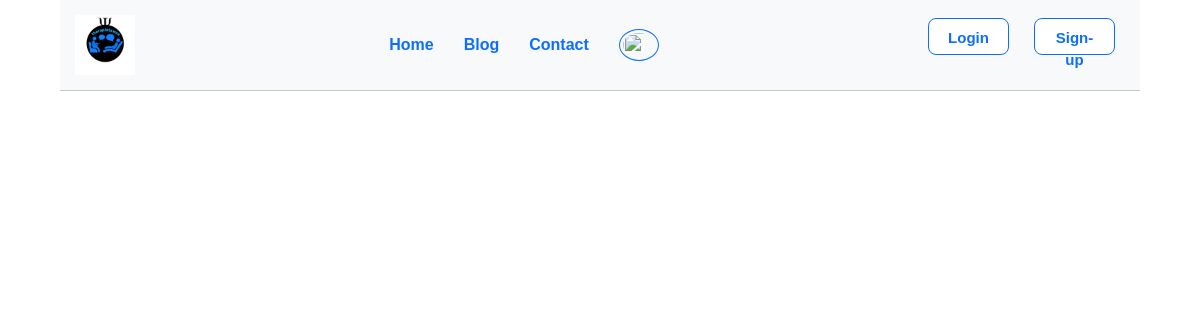
Before: /research/ with the older database file.
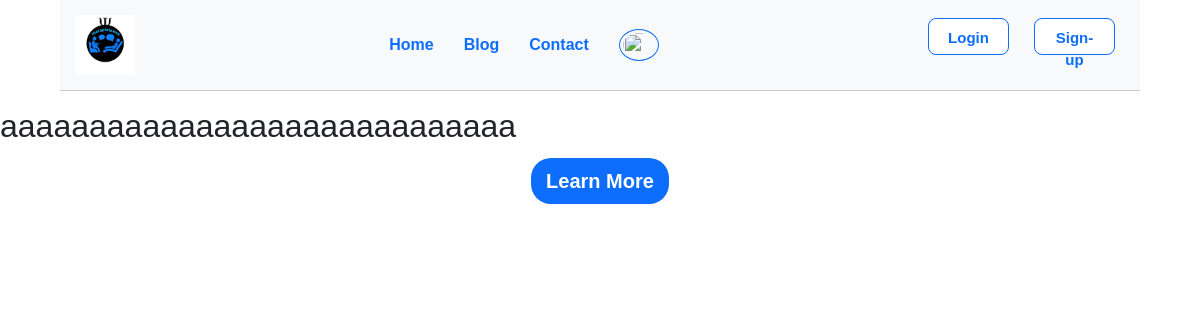
After: the same page with the newer database file.
### app2/models.py (models this page shows, shortened)
class Research(models.Model):
    reshers=models.ManyToManyField(CustomUser)
    Brief=models.TextField()
    artical=models.TextField()
    pic=models.ImageField(upload_to='research_pic')
    pdf=models.FileField(upload_to='pdf')

### app2/views.py (the view)
# urls.py: path('research/',views.research,name='research'),
def research(request):
    research=Research.objects.all()
    conntext={
        'research':research
    }
    return render(request,'reserch.html',context=conntext)

### app2/templates/reserch.html (shortened to what this page needs)
<!DOCTYPE html>
{% load static %}
<html lang="en">
  <head>
    <link rel="stylesheet" href="{% static "css/navbar.css" %}" />
    <link rel="stylesheet" href="{% static "css/resarch.css" %}" />
    <link rel="stylesheet" href="{% static "bootstrap-5.3.3-dist/css/bootstrap.css" %}" />
  </head>
  <body>
    <div class="blog">
      <nav>
        <div class="navbar">
          <div class="logo">
            <img src="{% static "pic/logo.jpg" %}" width="60" height="60" />
          </div>
          <div class="link">
            <a href="/home/home.html">Home</a>
            <a href="" class="active">Blog</a>
            <a href="">Contact</a>
            <a href="{% url 'pro' %}"
              ><img src="{{image}}" width="40" height="32"
            /></a>
          </div>
          <div class="right">
            <a href="/log in/login.html"><button>Login</button></a>
            <a href=""><button>Sign-up</button></a>
          </div>
        </div>
      </nav>
      <div class="posts">
        {% for search in research %}
          <div class="post">
            <h2>{{ search.Brief }}</h2>
            <div class="button">
              <a href=""><button>Learn More</button></a>
            </div>
          </div>
        {% endfor %}
      </div>
        </div>
  </body>
</html>

Changed rows visible on the page:
added Research: Brief "aaaaaaaaaaaaaaaaaaaaaaaaaaaaa"
